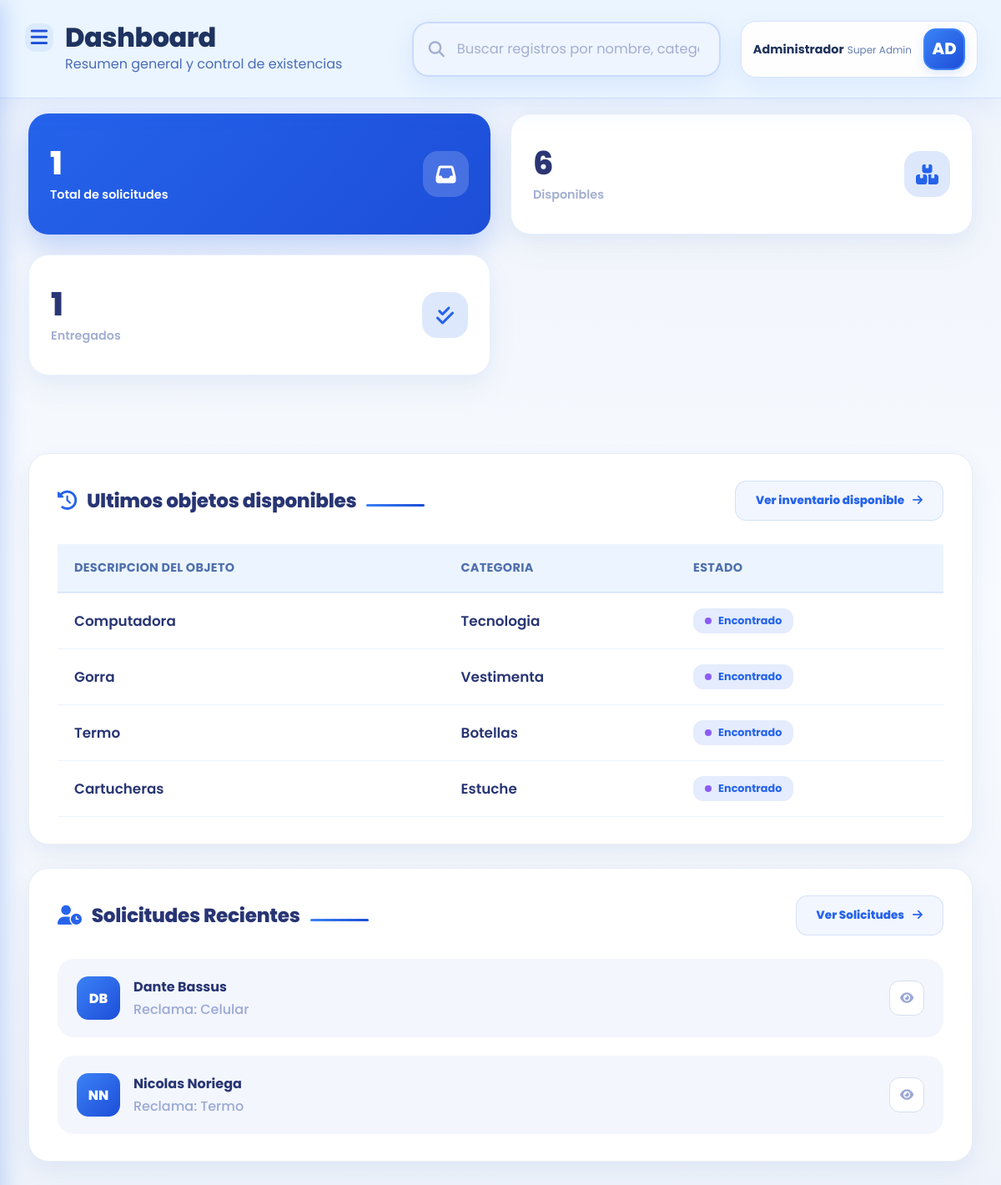
Page /panel_admin/admin_panel.php (signed in) on the committed database.
### tables this page shows
CREATE TABLE `objeto` (
  `id_objeto` int(11) NOT NULL,
  `id_categoria` int(11) NOT NULL,
  `id_ubicacion` int(11) NOT NULL,
  `id_estado_objeto` int(11) NOT NULL,
  `id_administrador` int(11) NOT NULL,
  `nombre` varchar(100) NOT NULL,
  `descripcion` text NOT NULL,
  `color` varchar(50) DEFAULT NULL,
  `marca` varchar(50) DEFAULT NULL,
  `fecha_encontrado` date NOT NULL,
  `fecha_registro` date NOT NULL,
  `foto` varchar(255) DEFAULT NULL,
  `observaciones` text DEFAULT NULL
);

CREATE TABLE `categoria` (
  `id_categoria` int(11) NOT NULL,
  `nombre` varchar(50) NOT NULL,
  `descripcion` varchar(200) NOT NULL
);

CREATE TABLE `estado_objeto` (
  `id_estado_objeto` int(11) NOT NULL,
  `nombre` varchar(30) NOT NULL,
  `descripcion` varchar(150) NOT NULL
);

CREATE TABLE `solicitante` (
  `id_solicitante` int(11) NOT NULL,
  `nombre` varchar(50) NOT NULL,
  `apellido` varchar(50) NOT NULL,
  `curso` varchar(20) NOT NULL,
  `division` varchar(10) NOT NULL,
  `email` varchar(100) NOT NULL,
  `telefono` varchar(20) DEFAULT NULL
);

### panel_admin/admin_panel.php (the view, shortened to what this page needs)
<?php
$totalSolicitudes = 0;
$totalInventario = 0;
$totalEntregados = 0;
$ultimosObjetos = [];
$solicitudesRecientes = [];
try {
    $conexionObjeto = new Conexion();
    $db = $conexionObjeto->conectar();
    $totalSolicitudes = (int)$db->query("SELECT COUNT(*)
        FROM solicitud s
        INNER JOIN estado_solicitud es ON s.id_estado_solicitud = es.id_estado_solicitud
        WHERE LOWER(es.nombre) LIKE '%pendiente%'")->fetchColumn();
    $totalInventario = (int)$db->query("SELECT COUNT(*) FROM objeto o INNER JOIN estado_objeto eo ON o.id_estado_objeto = eo.id_estado_objeto WHERE NOT (LOWER(eo.nombre) LIKE '%devuelto%' OR LOWER(eo.nombre) LIKE '%entregado%' OR LOWER(eo.nombre) LIKE '%reclam%')")->fetchColumn();
    $totalEntregados = (int)$db->query("SELECT COUNT(*)
        FROM objeto o
        INNER JOIN estado_objeto eo ON o.id_estado_objeto = eo.id_estado_objeto
        WHERE LOWER(eo.nombre) LIKE '%devuelto%' OR LOWER(eo.nombre) LIKE '%entregado%'")->fetchColumn();
    $ultimosObjetos = $db->query("SELECT
            o.nombre,
            c.nombre AS categoria,
            eo.nombre AS estado
        FROM objeto o
        INNER JOIN categoria c ON o.id_categoria = c.id_categoria
        INNER JOIN estado_objeto eo ON o.id_estado_objeto = eo.id_estado_objeto
        WHERE NOT (LOWER(eo.nombre) LIKE '%devuelto%' OR LOWER(eo.nombre) LIKE '%entregado%' OR LOWER(eo.nombre) LIKE '%reclam%')
        ORDER BY o.fecha_registro DESC, o.id_objeto DESC
        LIMIT 4")->fetchAll(PDO::FETCH_ASSOC);
    $solicitudesRecientes = $db->query("SELECT
            sol.nombre AS solicitante_nombre,
            sol.apellido AS solicitante_apellido,
            o.nombre AS objeto_nombre
        FROM solicitud s
        INNER JOIN solicitante sol ON s.id_solicitante = sol.id_solicitante
        INNER JOIN objeto o ON s.id_objeto = o.id_objeto
        ORDER BY s.fecha_solicitud DESC, s.id_solicitud DESC
        LIMIT 2")->fetchAll(PDO::FETCH_ASSOC);
} catch (Exception $e) {
    $error = $e->getMessage();
}
function inicialesAdmin($nombre) {
    $partes = preg_split('/\s+/', trim($nombre));
    $iniciales = '';
    foreach ($partes as $parte) {
        if ($parte !== '') {
            $iniciales .= strtoupper(substr($parte, 0, 1));
        }
        if (strlen($iniciales) >= 2) {
            break;
        }
    }
    return $iniciales ?: 'AD';
}
function estadoClaseAdmin($estado) {
    $estadoLower = strtolower($estado);
    return 'en-almacen';
}
?>
<!DOCTYPE html>
<html lang="es">
<head>
    <link rel="stylesheet" href="https://cdnjs.cloudflare.com/ajax/libs/font-awesome/6.4.0/css/all.min.css">
    <link rel="stylesheet" href="../css/admin/panel-admin-estilo.css">
</head>
<body>
    <div class="dashboard-container">
        <main class="main-content">
            <div class="topbar">
                <div class="topbar-left">
                    <button type="button" class="admin-menu-toggle" data-sidebar-toggle aria-label="Abrir menu" aria-expanded="false">
                        <i class="fa-solid fa-bars"></i>
                    </button>
                    <div class="topbar-title">Dashboard</div>
                    <div class="topbar-subtitle">Resumen general y control de existencias</div>
                </div>
                <div class="topbar-right">
                    <div class="search-box">
                        <i class="fa-solid fa-search search-icon"></i>
                        <input type="text" placeholder="Buscar registros por nombre, categoria o estado">
                    </div>
                    <div class="user-card">
                        <div class="user-info">
                            <strong>Administrador</strong>
                            <span>Super Admin</span>
                        </div>
                        <div class="user-avatar">AD</div>
                    </div>
                </div>
            </div>
            <section class="cards-grid admin-page">
                <div class="stat-card highlight">
                    <div class="stat-info">
                        <h3><?php echo $totalSolicitudes; ?></h3>
                        <p>Total de solicitudes</p>
                    </div>
                    <div class="stat-icon"><i class="fa-solid fa-inbox"></i></div>
                </div>
                <div class="stat-card">
                    <div class="stat-info">
                        <h3><?php echo $totalInventario; ?></h3>
                        <p>Disponibles</p>
                    </div>
                    <div class="stat-icon"><i class="fa-solid fa-boxes-stacked"></i></div>
                </div>
                <div class="stat-card">
                    <div class="stat-info">
                        <h3><?php echo $totalEntregados; ?></h3>
                        <p>Entregados</p>
                    </div>
                    <div class="stat-icon"><i class="fa-solid fa-check-double"></i></div>
                </div>
            </section>
            <div class="admin-page">
                <section class="dashboard-section">
                    <div class="section-header">
                        <h2 class="section-title"><i class="fa-solid fa-clock-rotate-left"></i>Ultimos objetos disponibles</h2>
                        <a class="panel-link" href="admin_inventario.php">Ver inventario disponible <i class="fa-solid fa-arrow-right"></i></a>
                    </div>
                    <?php if (empty($ultimosObjetos)): ?>
                        <div class="empty-state">Todavia no hay objetos registrados.</div>
                    <?php else: ?>
                        <table class="recent-table">
                            <thead>
                                <tr>
                                    <th>Descripcion del objeto</th>
                                    <th>Categoria</th>
                                    <th>Estado</th>
                                </tr>
                            </thead>
                            <tbody>
                                <?php foreach ($ultimosObjetos as $objeto): ?>
                                    <tr>
                                        <td><?php echo htmlspecialchars($objeto['nombre']); ?></td>
                                        <td><?php echo htmlspecialchars($objeto['categoria']); ?></td>
                                        <td>
                                            <span class="status-badge <?php echo estadoClaseAdmin($objeto['estado']); ?>">
                                                <span class="status-dot"></span>
                                                <?php echo htmlspecialchars($objeto['estado']); ?>
                                            </span>
                                        </td>
                                    </tr>
                                <?php endforeach; ?>
                            </tbody>
                        </table>
                    <?php endif; ?>
                </section>
                <section class="dashboard-section">
                    <div class="section-header">
                        <h2 class="section-title"><i class="fa-solid fa-user-clock"></i>Solicitudes Recientes</h2>
                        <a class="panel-link" href="admin_solicitudes.php">Ver Solicitudes <i class="fa-solid fa-arrow-right"></i></a>
                    </div>
                    <?php if (empty($solicitudesRecientes)): ?>
                        <div class="empty-state">Todavia no hay solicitudes recientes.</div>
                    <?php else: ?>
                        <div class="request-summary-list">
                            <?php foreach ($solicitudesRecientes as $solicitud): ?>
                                <?php
                                    $nombreCompleto = trim($solicitud['solicitante_nombre'] . ' ' . $solicitud['solicitante_apellido']);
                                ?>
                                <article class="request-summary-card">
                                    <div class="summary-avatar"><?php echo htmlspecialchars(inicialesAdmin($nombreCompleto)); ?></div>
                                    <div>
                                        <h4><?php echo htmlspecialchars($nombreCompleto); ?></h4>
                                        <p>Reclama: <?php echo htmlspecialchars($solicitud['objeto_nombre']); ?></p>
                                    </div>
                                    <a class="view-button" href="admin_solicitudes.php" aria-label="Ver solicitud">
                                        <i class="fa-solid fa-eye"></i>
                                    </a>
                                </article>
                            <?php endforeach; ?>
                        </div>
                    <?php endif; ?>
                </section>
            </div>
        </main>
    </div>
</body>
</html>

### rows in the picture
objeto: nombre "Computadora", id_categoria.nombre "Tecnologia", id_estado_objeto.nombre "Encontrado"
objeto: nombre "Gorra", id_categoria.nombre "Vestimenta", id_estado_objeto.nombre "Encontrado"
objeto: nombre "Termo", id_categoria.nombre "Botellas", id_estado_objeto.nombre "Encontrado"
objeto: nombre "Cartucheras", id_categoria.nombre "Estuche", id_estado_objeto.nombre "Encontrado"
solicitante: inicialesAdmin($nombreCompleto) "DB", nombreCompleto "Dante Bassus", objeto.nombre "Celular"
solicitante: inicialesAdmin($nombreCompleto) "NN", nombreCompleto "Nicolas Noriega", objeto.nombre "Termo"

### other values in the picture
$totalSolicitudes "1"
$totalInventario "6"
$totalEntregados "1"
